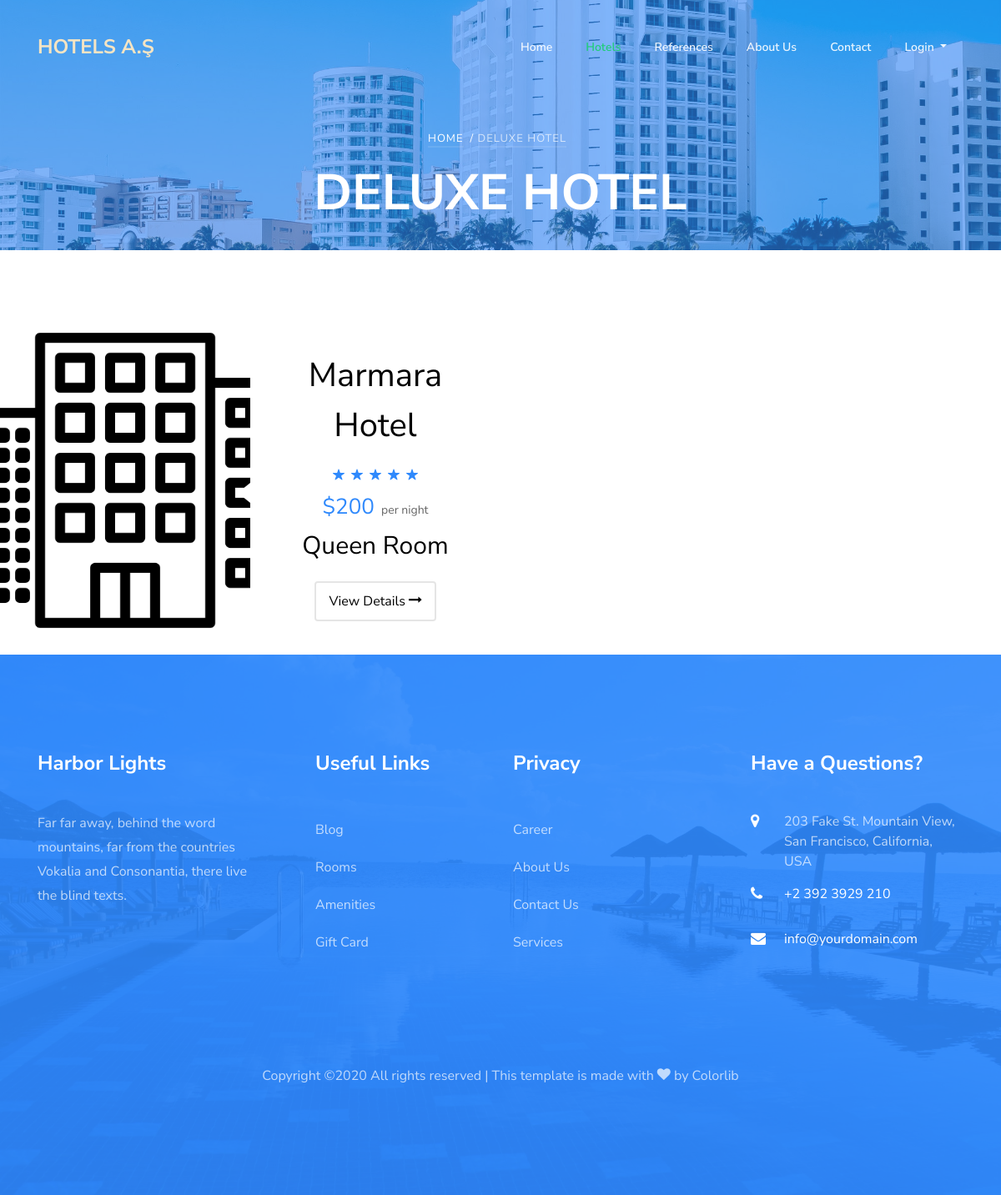
Before: /category/9/deluxe-hotel with the older database file.
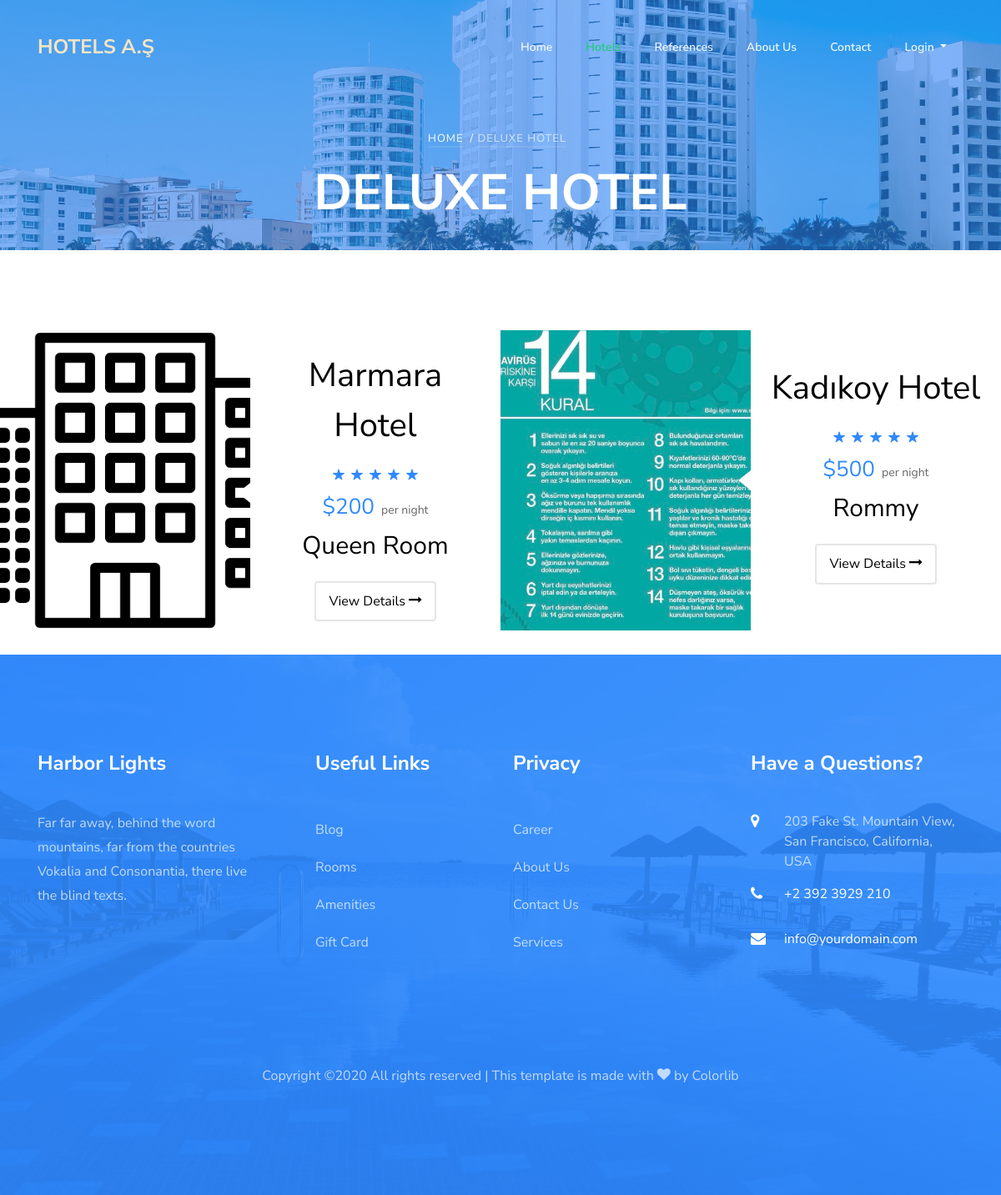
After: the same page with the newer database file.
### home/models.py (models this page shows, shortened)
class Setting(models.Model):
    title = models.CharField(max_length=200)
    keywords = models.CharField(max_length=255)
    description = models.CharField(max_length=255)
    company = models.CharField(max_length=80)
    address = models.CharField(max_length=255, blank=True)
    phone = models.CharField(max_length=20, blank=True)
    fax = models.CharField(max_length=20, blank=True)
    email = models.EmailField()
    smtpserver = models.CharField(max_length=255, blank=True)
    smtpemail = models.EmailField(blank=True)
    smtppassword = models.CharField(max_length=50, blank=True)
    smtpport = models.IntegerField(blank=True, null=True)
    image = models.ImageField(blank=True, upload_to='images/')
    facebook = models.CharField(max_length=80, blank=True)
    instagram = models.CharField(max_length=80, blank=True)
    twitter = models.CharField(max_length=80, blank=True)
    aboutus = RichTextUploadingField()
    contact = RichTextUploadingField()
    references = RichTextUploadingField()
    status = models.CharField(blank=True, max_length=5, choices=STATUS)
    created_at = models.DateTimeField(auto_now_add=True)
    updated_at = models.DateTimeField(auto_now=True)

### hotel/models.py (models this page shows, shortened)
class Category(MPTTModel):
    title = models.CharField(max_length=30)
    keywords = models.CharField(max_length=255)
    description = models.CharField(max_length=255)
    image = models.ImageField(blank=True, upload_to='images/')
    status = models.CharField(max_length=10, choices=STATUS)
    slug = models.SlugField(null=False, unique=True)
    parent = TreeForeignKey(
        'self', blank=True, null=True, related_name='children', on_delete=models.CASCADE)
    created_at = models.DateTimeField(auto_now_add=True)
    updated_at = models.DateTimeField(auto_now=True)
    class MPTTMeta:
        level_attr = 'mptt_level'
        order_insertion_by = ['title']
    def __str__(self):
        cat = [self.title]
        prnt = self.parent
        while prnt is not None:
            cat.append(prnt.title)
            prnt = prnt.parent
        return ' -> '.join(cat[::-1])
    def image_tag(self):
        return mark_safe('<img src="{}" height="50"/>'.format(self.image.url))
    image_tag.short_description = 'Image'

class Room(models.Model):
    hotel_id = models.ForeignKey(Hotel, on_delete=models.CASCADE)
    title = models.CharField(max_length=30)
    description = RichTextUploadingField()
    image = models.ImageField(blank=True, upload_to='images/')
    price = models.IntegerField(blank=False)
    status = models.CharField(blank=True, max_length=5, choices=STATUS)
    slug = models.SlugField(null=False)
    created_at = models.DateTimeField(auto_now_add=True)
    updated_at = models.DateTimeField(auto_now=True)
    def image_tag(self):
        return mark_safe('<img src="{}" height="50"/>'.format(self.image.url))
    image_tag.short_description = 'Image'

class Hotel(models.Model):
    STAR = (
        ('One', '1'),
        ('Two', '2'),
        ('Three', '3'),
        ('Four', '4'),
        ('Five', '5'),
    )
    title = models.CharField(max_length=30)
    keywords = models.CharField(max_length=255)
    description = RichTextUploadingField()
    image = models.ImageField(blank=True, upload_to='images/')
    category = models.ForeignKey(Category, on_delete=models.CASCADE)
    star = models.CharField(blank=True, max_length=10, choices=STAR)
    address = models.CharField(max_length=80)
    city = models.CharField(max_length=20)
    country = models.CharField(max_length=20)
    location = models.CharField(max_length=20)
    phone = models.CharField(max_length=20)
    fax = models.CharField(max_length=20)
    email = models.EmailField()
    user_id = models.ForeignKey(User, on_delete=models.CASCADE)
    status = models.CharField(max_length=10, choices=STATUS)
    slug = models.SlugField(null=False, unique=True)
    created_at = models.DateTimeField(auto_now_add=True)
    updated_at = models.DateTimeField(auto_now=True)
    def image_tag(self):
        return mark_safe('<img src="{}" height="50"/>'.format(self.image.url))
    image_tag.short_description = 'Image'

### home/views.py (the view)
# urls.py: path('category/<int:id>/<slug:slug>', views.category, name="category"),
def category(request, slug, id):
    setting = Setting.objects.first()
    getCat = Category.objects.get(id=id)
    page = str(getCat.title)
    rooms = Room.objects.filter(hotel_id__category=getCat)
    category = Category.objects.all()
    context = {
        'setting': setting,
        'rooms': rooms,
        'page': page,
        'category': category}
    return render(request, 'rooms.html', context)

### home/templates/rooms.html (shortened to what this page needs)
{% extends 'homebase.html' %}
{% load static %}
{% block content %}
<section class="ftco-section ftco-no-pb ftco-room">
	<div class="container-fluid px-0">
		<div class="row no-gutters">
		{% for room in rooms %}
			<div class="col-lg-6">
				<div class="room-wrap d-md-flex ftco-animate">
					<a href="{% url 'room' room.id room.hotel_id.slug room.slug %}" class="img" style="background-image: url({{room.image.url}});"></a>
					<div class="half left-arrow d-flex align-items-center">
						<div class="text p-4 text-center">
							<h2 class="mb-3"><a href="{% url 'hotel' room.hotel_id.id room.hotel_id.slug %}" style="color:black">{{room.hotel_id.title}}</a></h2>
							<p class="star mb-0"><span class="ion-ios-star"></span><span class="ion-ios-star"></span><span class="ion-ios-star"></span><span class="ion-ios-star"></span><span class="ion-ios-star"></span></p>
							<p class="mb-0"><span class="price mr-1">${{room.price}}</span> <span class="per">per night</span></p>
    						<h3 class="mb-3"><a href="{% url 'room' room.id room.hotel_id.slug room.slug %}">{{room.title}}</a></h3>
    						<p class="pt-1"><a href="{% url 'room' room.id room.hotel_id.slug room.slug %}" class="btn-custom px-3 py-2 rounded">View Details <span class="icon-long-arrow-right"></span></a></p>
						</div>
					</div>
				</div>
			</div>
		{% endfor %}
		</div>
	</div>
</section>
{% endblock  %}

### home/templates/homebase.html (shortened to what this page needs)
{% load static %}
<!DOCTYPE html>
<html lang="en">
<head>
    <link rel="stylesheet" href="{% static 'assets/css/open-iconic-bootstrap.min.css' %} ">
    <link rel="stylesheet" href="{% static 'assets/css/animate.css' %}">
    <link rel="stylesheet" href="{% static 'assets/css/owl.carousel.min.css' %}">
    <link rel="stylesheet" href="{% static 'assets/css/owl.theme.default.min.css' %}">
    <link rel="stylesheet" href="{% static 'assets/css/magnific-popup.css' %}">
    <link rel="stylesheet" href="{% static 'assets/css/aos.css' %}">
    <link rel="stylesheet" href="{% static 'assets/css/ionicons.min.css' %}">
    <link rel="stylesheet" href="{% static 'assets/css/bootstrap-datepicker.css' %}">
    <link rel="stylesheet" href="{% static 'assets/css/jquery.timepicker.css' %}">
    <link rel="stylesheet" href="{% static 'assets/css/flaticon.css' %}">
    <link rel="stylesheet" href="{% static 'assets/css/icomoon.css' %}">
    <link rel="stylesheet" href="{% static 'assets/css/style.css' %}">
</head>
<body>
    {% include 'header.html' %}
    {% block content %}{% endblock  %}
    {% include 'footer.html' %}
</body>
</html>

### home/templates/header.html (shortened to what this page needs)
{% load static %}
<nav class="navbar navbar-expand-lg navbar-dark ftco_navbar bg-dark ftco-navbar-light" id="ftco-navbar">
  <div class="container">
    <a class="navbar-brand" href="{% url 'index' %}"><span>{{ setting.company|linebreaksbr }}</span></a>
    <div class="collapse navbar-collapse" id="ftco-nav">
      <ul class="navbar-nav ml-auto">
        <li class="nav-item"><a href="{% url 'index'%}" class="nav-link">Home</a></li>
        <li class="nav-item">
          <div class="dropdown show nav-link">
            <a href="{% url 'references'%}" id="dropdownMenuLink" aria-haspopup="true" aria-expanded="false">
              Hotels
            </a>
              {% load mptt_tags %}
          </div>
        </li>
        <li class="nav-item"><a href="{% url 'references'%}" class="nav-link">References</a></li>
        <li class="nav-item"><a href="{% url 'aboutus'%}" class="nav-link">About Us</a></li>
        <li class="nav-item"><a href="{% url 'contact'%}" class="nav-link">Contact</a></li>
      </ul>
      <ul class="navbar-nav mr-right">
      {% if user.id is None %}
        <li class="nav-item dropdown">
            <a class="nav-link dropdown-toggle" href="" id="navbarDropdownMenuLink" data-toggle="dropdown" aria-haspopup="true" aria-expanded="false">
            Login
            </a>
        </li>
      {% endif %}
      </ul>
    </div>
  </div>
</nav>
{% if page != 'index' %}
<div class="hero-wrap" style="background-image: url({% static 'assets/images/bg_3.jpg' %});">
  <div class="overlay"></div>
  <div class="container">
    <div class="row no-gutters slider-text d-flex align-itemd-center justify-content-center">
      <div class="col-md-9 ftco-animate text-center d-flex align-items-end justify-content-center">
      	<div class="text">
          <p class="breadcrumbs mb-2"><span class="mr-2"><a href="{% url 'index' %}">Home</a></span>/ {% if page.lower == 'room' %}<span class="mr-2"><a href="{% url 'hotel' room.hotel_id.id room.hotel_id.slug %}">{{room.hotel_id}} /</a></span><span class="mr-2">{{room.title}}</span>{% else %}<span class="mr-2">{{page}}</span>{% endif %}</p>
          <h1 class="mb-4 bread">{% if page.lower == 'room' %}{{room}} {% else %} {{page.upper}}{% endif %}</h1>
        </div>
      </div>
    </div>
  </div>
</div>
{% endif %}

### home/templates/footer.html (shortened to what this page needs)
{% load static %}
<footer class="ftco-footer ftco-section img" style="background-image: url({% static 'assets/images/bg_4.jpg)' %};">
	<div class="overlay"></div>
  <div class="container">
    <div class="row mb-5">
      <div class="col-md">
        <div class="ftco-footer-widget mb-4">
          <h2 class="ftco-heading-2">Harbor Lights</h2>
          <p>Far far away, behind the word mountains, far from the countries Vokalia and Consonantia, there live the blind texts.</p>
          <ul class="ftco-footer-social list-unstyled float-md-left float-lft mt-5">
          </ul>
        </div>
      </div>
      <div class="col-md">
        <div class="ftco-footer-widget mb-4 ml-md-5">
          <h2 class="ftco-heading-2">Useful Links</h2>
          <ul class="list-unstyled">
            <li><a href="#" class="py-2 d-block">Blog</a></li>
            <li><a href="#" class="py-2 d-block">Rooms</a></li>
            <li><a href="#" class="py-2 d-block">Amenities</a></li>
            <li><a href="#" class="py-2 d-block">Gift Card</a></li>
          </ul>
        </div>
      </div>
      <div class="col-md">
         <div class="ftco-footer-widget mb-4">
          <h2 class="ftco-heading-2">Privacy</h2>
          <ul class="list-unstyled">
            <li><a href="#" class="py-2 d-block">Career</a></li>
            <li><a href="#" class="py-2 d-block">About Us</a></li>
            <li><a href="#" class="py-2 d-block">Contact Us</a></li>
            <li><a href="#" class="py-2 d-block">Services</a></li>
          </ul>
        </div>
      </div>
      <div class="col-md">
        <div class="ftco-footer-widget mb-4">
        	<h2 class="ftco-heading-2">Have a Questions?</h2>
        	<div class="block-23 mb-3">
              <ul>
                <li><span class="icon icon-map-marker"></span><span class="text">203 Fake St. Mountain View, San Francisco, California, USA</span></li>
                <li><a href="#"><span class="icon icon-phone"></span><span class="text">+2 392 3929 210</span></a></li>
                <li><a href="#"><span class="icon icon-envelope"></span><span class="text">info@yourdomain.com</span></a></li>
              </ul>
            </div>
        </div>
      </div>
    </div>
    <div class="row">
      <div class="col-md-12 text-center">
        <p>
  Copyright &copy;<script>document.write(new Date().getFullYear());</script> All rights reserved | This template is made with <i class="icon-heart color-danger" aria-hidden="true"></i> by <a href="https://colorlib.com" target="_blank">Colorlib</a>
  </p>
      </div>
    </div>
</div>
</footer>

### home/static/assets/css/icomoon.css (style rules this page uses)
[class^="icon-"], [class*=" icon-"] { font-family: 'icomoon' !important; speak: none; font-style: normal; font-weight: normal; font-variant: normal; text-transform: none; line-height: 1; -webkit-font-smoothing: antialiased; -moz-osx-font-smoothing: grayscale; }
.icon-heart:before { content: "\f004"; }
.icon-map-marker:before { content: "\f041"; }
.icon-phone:before { content: "\f095"; }
.icon-envelope:before { content: "\f0e0"; }
.icon-long-arrow-right:before { content: "\f178"; }

Changed rows visible on the page:
added Room: image (picture), hotel_id "Kadıkoy Hotel", price "500", title "Rommy"
